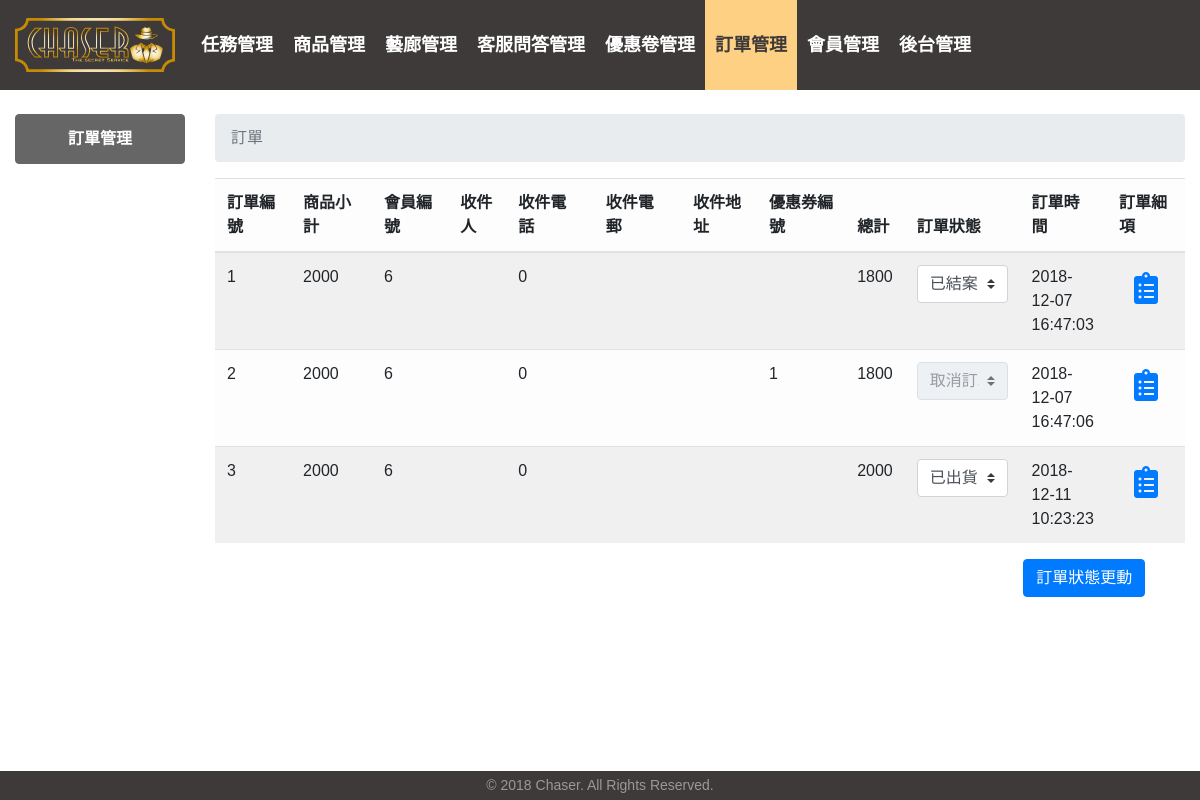
The app's page /cart_orders.php with its own data.
### tables this page shows
CREATE TABLE `orders` (
  `order_id` int(11) NOT NULL,
  `total` int(11) NOT NULL,
  `grand_total` int(11) NOT NULL,
  `mem_id` int(11) UNSIGNED NOT NULL,
  `coupon_id` int(11) UNSIGNED DEFAULT NULL,
  `order_stat` enum('0','1','2','3') NOT NULL DEFAULT '0',
  `order_time` datetime NOT NULL DEFAULT CURRENT_TIMESTAMP
);

### cart_orders.php (the view, shortened to what this page needs)
<?php
include_once 'function/member.php';
$msg = $errMsg = "";
try {
    require_once("connect.php");
    $sql = "select * from orders";
    $orders = $pdo -> query( $sql );
} catch (PDOException $e) {
    $pdo->rollBack();
	$errMsg .= "錯誤原因 : ".$e -> getMessage(). "<br>";
	$errMsg .= "錯誤行號 : ".$e -> getLine(). "<br>";
}
?>
<!doctype html>
<html lang="en">
  <head>
    <link rel="stylesheet" href="css\bootstrap-scss\bootstrap.css" />
    <link rel="stylesheet" href="https://use.fontawesome.com/releases/v5.6.3/css/all.css">
    <link rel="stylesheet" href="css/backstage/backstage_common.css">
  </head>
  <body>
    <?php include_once 'backstage_navbar.php'; ?>
    <div class="container-fluid">
        <div class="row">
            <div class="col-2">
                <ul class="list-group text-center">
                    <a href="#"><li class="list-group-item active">訂單管理</li></a>
                </ul>
            </div>
            <div class="col-10">
                <nav aria-label="breadcrumb">
                    <ol class="breadcrumb">
                        <li class="breadcrumb-item active" aria-current="page">訂單</li>
                    </ol>
                </nav>
                <form>
                    <table class="table table-striped table-light table-hover">
                        <thead>
                            <tr>
                            <th scope="col">訂單編號</th>
                            <th scope="col">商品小計</th>
                            <th scope="col">會員編號</th>
                            <th scope="col">收件人</th>
                            <th scope="col">收件電話</th>
                            <th scope="col">收件電郵</th>
                            <th scope="col">收件地址</th>
                            <th scope="col">優惠券編號</th>
                            <th scope="col">總計</th>
                            <th scope="col">訂單狀態</th>
                            <th scope="col">訂單時間</th>
                            <th scope="col">訂單細項</th>
                            </tr>
                        </thead>
                        <tbody>
                            <?php
                                if( $errMsg !=""){
                                echo "<td colspan='6' align='center'>$errMsg</td>";
                                }else{
                                    while($prodRow = $orders->fetchObject()){
                            ?>
                            <tr>
                                <td> <?php echo $prodRow->order_id;?> </td>
                                <td> <?php echo $prodRow->total;?> </td>
                                <td> <?php echo $prodRow->mem_id;?> </td>
                                <td> <?php echo $prodRow->rcv_name;?> </td>
                                <td> <?php echo "0".$prodRow->rcv_tel;?> </td>
                                <td> <?php echo $prodRow->rcv_email;?> </td>
                                <td> <?php echo $prodRow->loc_num;?> </td>
                                <td> <?php echo $prodRow->coupon_id;?> </td>
                                <td> <?php echo $prodRow->grand_total;?> </td>
                                <td>
                                    <select class="custom-select" id="inputGroupSelect02" name="custom-select[]" <?php if ($prodRow->order_stat == 1) {echo 'disabled';}?>>
                                        <?php
                                            if ($prodRow->order_stat == 1) {
                                                echo '<option selected value="1" disabled>取消訂單</option>';
                                            }else echo '<option value="1" disabled>取消訂單</option>';
                                            if ($prodRow->order_stat == 2) {
                                                echo '<option selected value="2">已出貨</option>';
                                            }else echo '<option value="2">已出貨</option>';
                                            if ($prodRow->order_stat == 3) {
                                                echo '<option selected value="3">已結案</option>';
                                            }else echo '<option value="3">已結案</option>';
                                        ?>
                                    </select>
                                </td>
                                <td> <?php echo $prodRow->order_time;?> </td>
                                <td>
                                    <a href="cart_orderdetail.php?order_id=<?php echo $prodRow->order_id;?>">
                                        <i class="fas fa-clipboard-list"></i>
                                    </a>
                                </td>
                            </tr>
                            <?php
                                    }
                                }
                            ?>
                        </tbody>
                    </table>
                    <input class="btn btn-primary offset-10" type="submit" value="訂單狀態更動">
                </form>
            </div>
        </div>
    </div>
    <footer class="footer">© 2018 Chaser. All Rights Reserved.</footer>
  </body>
</html>

### css/backstage/backstage_common.css (style rules this page uses)
html { height: 100%; }
body { font-family: Arial, 'LiHei Pro', 微軟正黑體, "Microsoft JhengHei", sans-serif; position: relative; min-height: 100%; }
.list-group-item { border: 1px solid #3E3A39; color: #3E3A39; font-weight: 700; }
.list-group-item.active { background-color: #666; border-color: #666; color: #fff; }
footer { position: absolute; bottom: 0; left: 0; right: 0; text-align: center; padding: 4px 0; background-color: #3E3A39; color: #999; font-size: 14px; }

### cart_orders.php (style rules this page uses)
.table { counter-reset: num; }
th:nth-of-type(4), td:nth-of-type(4) { width: 6%; }
th:nth-of-type(5), td:nth-of-type(5), th:nth-of-type(6), td:nth-of-type(6), th:nth-last-of-type(2), td:nth-last-of-type(2) { width: 9%; }
td:last-of-type { font-size: 2rem; text-align: center; }
.btn { margin-bottom: 3rem; }

### records on screen
orders: order_id "1", total "2000", mem "6", grand_total "1800", order_stat "已結案", order_time "2018-12-07 16:47:03"
orders: order_id "2", total "2000", mem "6", coupon "1", grand_total "1800", order_time "2018-12-07 16:47:06"
orders: order_id "3", total "2000", mem "6", grand_total "2000", order_stat "已出貨", order_time "2018-12-11 10:23:23"
